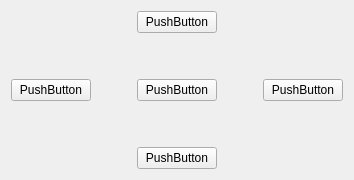
<?xml version="1.0" encoding="UTF-8"?>
<ui version="4.0">
 <class>Form</class>
 <widget class="QWidget" name="Form">
  <property name="geometry">
   <rect>
    <x>0</x>
    <y>0</y>
    <width>480</width>
    <height>640</height>
   </rect>
  </property>
  <property name="sizePolicy">
   <sizepolicy hsizetype="Preferred" vsizetype="Preferred">
    <horstretch>0</horstretch>
    <verstretch>0</verstretch>
   </sizepolicy>
  </property>
  <property name="windowTitle">
   <string>Form</string>
  </property>
  <layout class="QGridLayout" name="gridLayout">
   <property name="sizeConstraint">
    <enum>QLayout::SetFixedSize</enum>
   </property>
   <item row="0" column="0">
    <layout class="QHBoxLayout" name="horizontalLayout">
     <property name="sizeConstraint">
      <enum>QLayout::SetDefaultConstraint</enum>
     </property>
     <item>
      <widget class="QPushButton" name="pushButton_2">
       <property name="sizePolicy">
        <sizepolicy hsizetype="Expanding" vsizetype="Fixed">
         <horstretch>0</horstretch>
         <verstretch>0</verstretch>
        </sizepolicy>
       </property>
       <property name="text">
        <string>PushButton</string>
       </property>
      </widget>
     </item>
     <item>
      <spacer name="horizontalSpacer">
       <property name="orientation">
        <enum>Qt::Horizontal</enum>
       </property>
       <property name="sizeHint" stdset="0">
        <size>
         <width>40</width>
         <height>20</height>
        </size>
       </property>
      </spacer>
     </item>
     <item>
      <layout class="QVBoxLayout" name="verticalLayout">
       <item>
        <widget class="QPushButton" name="pushButton">
         <property name="sizePolicy">
          <sizepolicy hsizetype="Expanding" vsizetype="Fixed">
           <horstretch>0</horstretch>
           <verstretch>0</verstretch>
          </sizepolicy>
         </property>
         <property name="text">
          <string>PushButton</string>
         </property>
        </widget>
       </item>
       <item>
        <spacer name="verticalSpacer">
         <property name="orientation">
          <enum>Qt::Vertical</enum>
         </property>
         <property name="sizeHint" stdset="0">
          <size>
           <width>20</width>
           <height>40</height>
          </size>
         </property>
        </spacer>
       </item>
       <item>
        <widget class="QPushButton" name="pushButton_5">
         <property name="sizePolicy">
          <sizepolicy hsizetype="Expanding" vsizetype="Fixed">
           <horstretch>0</horstretch>
           <verstretch>0</verstretch>
          </sizepolicy>
         </property>
         <property name="text">
          <string>PushButton</string>
         </property>
        </widget>
       </item>
       <item>
        <spacer name="verticalSpacer_2">
         <property name="orientation">
          <enum>Qt::Vertical</enum>
         </property>
         <property name="sizeHint" stdset="0">
          <size>
           <width>20</width>
           <height>40</height>
          </size>
         </property>
        </spacer>
       </item>
       <item>
        <widget class="QPushButton" name="pushButton_4">
         <property name="sizePolicy">
          <sizepolicy hsizetype="Expanding" vsizetype="Fixed">
           <horstretch>0</horstretch>
           <verstretch>0</verstretch>
          </sizepolicy>
         </property>
         <property name="text">
          <string>PushButton</string>
         </property>
        </widget>
       </item>
      </layout>
     </item>
     <item>
      <spacer name="horizontalSpacer_2">
       <property name="orientation">
        <enum>Qt::Horizontal</enum>
       </property>
       <property name="sizeHint" stdset="0">
        <size>
         <width>40</width>
         <height>20</height>
        </size>
       </property>
      </spacer>
     </item>
     <item>
      <widget class="QPushButton" name="pushButton_3">
       <property name="sizePolicy">
        <sizepolicy hsizetype="Expanding" vsizetype="Fixed">
         <horstretch>0</horstretch>
         <verstretch>0</verstretch>
        </sizepolicy>
       </property>
       <property name="text">
        <string>PushButton</string>
       </property>
      </widget>
     </item>
    </layout>
   </item>
  </layout>
 </widget>
 <resources/>
 <connections/>
</ui>
